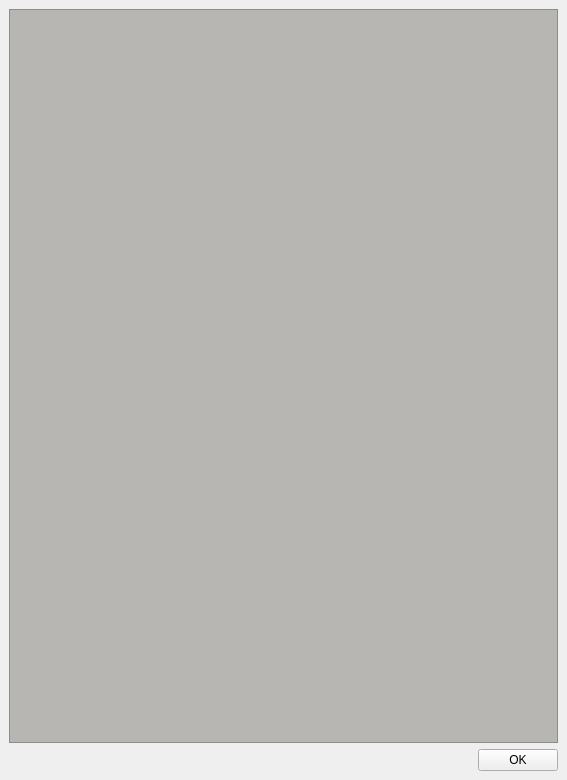
<?xml version="1.0" encoding="UTF-8"?>
<ui version="4.0">
 <class>MainWindow</class>
 <widget class="QMainWindow" name="MainWindow">
  <property name="geometry">
   <rect>
    <x>0</x>
    <y>0</y>
    <width>567</width>
    <height>780</height>
   </rect>
  </property>
  <property name="windowTitle">
   <string>MainWindow</string>
  </property>
  <property name="documentMode">
   <bool>false</bool>
  </property>
  <widget class="QWidget" name="centralwidget">
   <layout class="QVBoxLayout" name="verticalLayout">
    <item>
     <widget class="QSplitter" name="splitter">
      <property name="sizePolicy">
       <sizepolicy hsizetype="MinimumExpanding" vsizetype="Expanding">
        <horstretch>0</horstretch>
        <verstretch>0</verstretch>
       </sizepolicy>
      </property>
      <property name="orientation">
       <enum>Qt::Vertical</enum>
      </property>
      <widget class="QScrollArea" name="scrollArea">
       <property name="sizePolicy">
        <sizepolicy hsizetype="Expanding" vsizetype="Maximum">
         <horstretch>0</horstretch>
         <verstretch>0</verstretch>
        </sizepolicy>
       </property>
       <property name="palette">
        <palette>
         <active>
          <colorrole role="WindowText">
           <brush brushstyle="SolidPattern">
            <color alpha="255">
             <red>0</red>
             <green>0</green>
             <blue>0</blue>
            </color>
           </brush>
          </colorrole>
          <colorrole role="Button">
           <brush brushstyle="SolidPattern">
            <color alpha="255">
             <red>184</red>
             <green>182</green>
             <blue>179</blue>
            </color>
           </brush>
          </colorrole>
          <colorrole role="Light">
           <brush brushstyle="SolidPattern">
            <color alpha="255">
             <red>255</red>
             <green>255</green>
             <blue>255</blue>
            </color>
           </brush>
          </colorrole>
          <colorrole role="Midlight">
           <brush brushstyle="SolidPattern">
            <color alpha="255">
             <red>219</red>
             <green>218</green>
             <blue>217</blue>
            </color>
           </brush>
          </colorrole>
          <colorrole role="Dark">
           <brush brushstyle="SolidPattern">
            <color alpha="255">
             <red>92</red>
             <green>91</green>
             <blue>89</blue>
            </color>
           </brush>
          </colorrole>
          <colorrole role="Mid">
           <brush brushstyle="SolidPattern">
            <color alpha="255">
             <red>123</red>
             <green>121</green>
             <blue>119</blue>
            </color>
           </brush>
          </colorrole>
          <colorrole role="Text">
           <brush brushstyle="SolidPattern">
            <color alpha="255">
             <red>0</red>
             <green>0</green>
             <blue>0</blue>
            </color>
           </brush>
          </colorrole>
          <colorrole role="BrightText">
           <brush brushstyle="SolidPattern">
            <color alpha="255">
             <red>255</red>
             <green>255</green>
             <blue>255</blue>
            </color>
           </brush>
          </colorrole>
          <colorrole role="ButtonText">
           <brush brushstyle="SolidPattern">
            <color alpha="255">
             <red>0</red>
             <green>0</green>
             <blue>0</blue>
            </color>
           </brush>
          </colorrole>
          <colorrole role="Base">
           <brush brushstyle="SolidPattern">
            <color alpha="255">
             <red>255</red>
             <green>255</green>
             <blue>255</blue>
            </color>
           </brush>
          </colorrole>
          <colorrole role="Window">
           <brush brushstyle="SolidPattern">
            <color alpha="255">
             <red>184</red>
             <green>182</green>
             <blue>179</blue>
            </color>
           </brush>
          </colorrole>
          <colorrole role="Shadow">
           <brush brushstyle="SolidPattern">
            <color alpha="255">
             <red>0</red>
             <green>0</green>
             <blue>0</blue>
            </color>
           </brush>
          </colorrole>
          <colorrole role="AlternateBase">
           <brush brushstyle="SolidPattern">
            <color alpha="255">
             <red>219</red>
             <green>218</green>
             <blue>217</blue>
            </color>
           </brush>
          </colorrole>
          <colorrole role="ToolTipBase">
           <brush brushstyle="SolidPattern">
            <color alpha="255">
             <red>255</red>
             <green>255</green>
             <blue>220</blue>
            </color>
           </brush>
          </colorrole>
          <colorrole role="ToolTipText">
           <brush brushstyle="SolidPattern">
            <color alpha="255">
             <red>0</red>
             <green>0</green>
             <blue>0</blue>
            </color>
           </brush>
          </colorrole>
         </active>
         <inactive>
          <colorrole role="WindowText">
           <brush brushstyle="SolidPattern">
            <color alpha="255">
             <red>0</red>
             <green>0</green>
             <blue>0</blue>
            </color>
           </brush>
          </colorrole>
          <colorrole role="Button">
           <brush brushstyle="SolidPattern">
            <color alpha="255">
             <red>184</red>
             <green>182</green>
             <blue>179</blue>
            </color>
           </brush>
          </colorrole>
          <colorrole role="Light">
           <brush brushstyle="SolidPattern">
            <color alpha="255">
             <red>255</red>
             <green>255</green>
             <blue>255</blue>
            </color>
           </brush>
          </colorrole>
          <colorrole role="Midlight">
           <brush brushstyle="SolidPattern">
            <color alpha="255">
             <red>219</red>
             <green>218</green>
             <blue>217</blue>
            </color>
           </brush>
          </colorrole>
          <colorrole role="Dark">
           <brush brushstyle="SolidPattern">
            <color alpha="255">
             <red>92</red>
             <green>91</green>
             <blue>89</blue>
            </color>
           </brush>
          </colorrole>
          <colorrole role="Mid">
           <brush brushstyle="SolidPattern">
            <color alpha="255">
             <red>123</red>
             <green>121</green>
             <blue>119</blue>
            </color>
           </brush>
          </colorrole>
          <colorrole role="Text">
           <brush brushstyle="SolidPattern">
            <color alpha="255">
             <red>0</red>
             <green>0</green>
             <blue>0</blue>
            </color>
           </brush>
          </colorrole>
          <colorrole role="BrightText">
           <brush brushstyle="SolidPattern">
            <color alpha="255">
             <red>255</red>
             <green>255</green>
             <blue>255</blue>
            </color>
           </brush>
          </colorrole>
          <colorrole role="ButtonText">
           <brush brushstyle="SolidPattern">
            <color alpha="255">
             <red>0</red>
             <green>0</green>
             <blue>0</blue>
            </color>
           </brush>
          </colorrole>
          <colorrole role="Base">
           <brush brushstyle="SolidPattern">
            <color alpha="255">
             <red>255</red>
             <green>255</green>
             <blue>255</blue>
            </color>
           </brush>
          </colorrole>
          <colorrole role="Window">
           <brush brushstyle="SolidPattern">
            <color alpha="255">
             <red>184</red>
             <green>182</green>
             <blue>179</blue>
            </color>
           </brush>
          </colorrole>
          <colorrole role="Shadow">
           <brush brushstyle="SolidPattern">
            <color alpha="255">
             <red>0</red>
             <green>0</green>
             <blue>0</blue>
            </color>
           </brush>
          </colorrole>
          <colorrole role="AlternateBase">
           <brush brushstyle="SolidPattern">
            <color alpha="255">
             <red>219</red>
             <green>218</green>
             <blue>217</blue>
            </color>
           </brush>
          </colorrole>
          <colorrole role="ToolTipBase">
           <brush brushstyle="SolidPattern">
            <color alpha="255">
             <red>255</red>
             <green>255</green>
             <blue>220</blue>
            </color>
           </brush>
          </colorrole>
          <colorrole role="ToolTipText">
           <brush brushstyle="SolidPattern">
            <color alpha="255">
             <red>0</red>
             <green>0</green>
             <blue>0</blue>
            </color>
           </brush>
          </colorrole>
         </inactive>
         <disabled>
          <colorrole role="WindowText">
           <brush brushstyle="SolidPattern">
            <color alpha="255">
             <red>92</red>
             <green>91</green>
             <blue>89</blue>
            </color>
           </brush>
          </colorrole>
          <colorrole role="Button">
           <brush brushstyle="SolidPattern">
            <color alpha="255">
             <red>184</red>
             <green>182</green>
             <blue>179</blue>
            </color>
           </brush>
          </colorrole>
          <colorrole role="Light">
           <brush brushstyle="SolidPattern">
            <color alpha="255">
             <red>255</red>
             <green>255</green>
             <blue>255</blue>
            </color>
           </brush>
          </colorrole>
          <colorrole role="Midlight">
           <brush brushstyle="SolidPattern">
            <color alpha="255">
             <red>219</red>
             <green>218</green>
             <blue>217</blue>
            </color>
           </brush>
          </colorrole>
          <colorrole role="Dark">
           <brush brushstyle="SolidPattern">
            <color alpha="255">
             <red>92</red>
             <green>91</green>
             <blue>89</blue>
            </color>
           </brush>
          </colorrole>
          <colorrole role="Mid">
           <brush brushstyle="SolidPattern">
            <color alpha="255">
             <red>123</red>
             <green>121</green>
             <blue>119</blue>
            </color>
           </brush>
          </colorrole>
          <colorrole role="Text">
           <brush brushstyle="SolidPattern">
            <color alpha="255">
             <red>92</red>
             <green>91</green>
             <blue>89</blue>
            </color>
           </brush>
          </colorrole>
          <colorrole role="BrightText">
           <brush brushstyle="SolidPattern">
            <color alpha="255">
             <red>255</red>
             <green>255</green>
             <blue>255</blue>
            </color>
           </brush>
          </colorrole>
          <colorrole role="ButtonText">
           <brush brushstyle="SolidPattern">
            <color alpha="255">
             <red>92</red>
             <green>91</green>
             <blue>89</blue>
            </color>
           </brush>
          </colorrole>
          <colorrole role="Base">
           <brush brushstyle="SolidPattern">
            <color alpha="255">
             <red>184</red>
             <green>182</green>
             <blue>179</blue>
            </color>
           </brush>
          </colorrole>
          <colorrole role="Window">
           <brush brushstyle="SolidPattern">
            <color alpha="255">
             <red>184</red>
             <green>182</green>
             <blue>179</blue>
            </color>
           </brush>
          </colorrole>
          <colorrole role="Shadow">
           <brush brushstyle="SolidPattern">
            <color alpha="255">
             <red>0</red>
             <green>0</green>
             <blue>0</blue>
            </color>
           </brush>
          </colorrole>
          <colorrole role="AlternateBase">
           <brush brushstyle="SolidPattern">
            <color alpha="255">
             <red>184</red>
             <green>182</green>
             <blue>179</blue>
            </color>
           </brush>
          </colorrole>
          <colorrole role="ToolTipBase">
           <brush brushstyle="SolidPattern">
            <color alpha="255">
             <red>255</red>
             <green>255</green>
             <blue>220</blue>
            </color>
           </brush>
          </colorrole>
          <colorrole role="ToolTipText">
           <brush brushstyle="SolidPattern">
            <color alpha="255">
             <red>0</red>
             <green>0</green>
             <blue>0</blue>
            </color>
           </brush>
          </colorrole>
         </disabled>
        </palette>
       </property>
       <property name="horizontalScrollBarPolicy">
        <enum>Qt::ScrollBarAlwaysOff</enum>
       </property>
       <property name="widgetResizable">
        <bool>true</bool>
       </property>
       <property name="alignment">
        <set>Qt::AlignLeading|Qt::AlignLeft|Qt::AlignTop</set>
       </property>
       <widget class="QWidget" name="scrollAreaWidgetContents">
        <property name="geometry">
         <rect>
          <x>0</x>
          <y>0</y>
          <width>545</width>
          <height>722</height>
         </rect>
        </property>
        <layout class="QVBoxLayout" name="verticalLayout_2"/>
       </widget>
      </widget>
     </widget>
    </item>
    <item>
     <layout class="QHBoxLayout" name="horizontalLayout_3">
      <item>
       <spacer name="horizontalSpacer_2">
        <property name="orientation">
         <enum>Qt::Horizontal</enum>
        </property>
        <property name="sizeHint" stdset="0">
         <size>
          <width>40</width>
          <height>20</height>
         </size>
        </property>
       </spacer>
      </item>
      <item>
       <widget class="QPushButton" name="pushOk">
        <property name="text">
         <string>OK</string>
        </property>
       </widget>
      </item>
     </layout>
    </item>
   </layout>
  </widget>
 </widget>
 <resources/>
 <connections/>
</ui>
